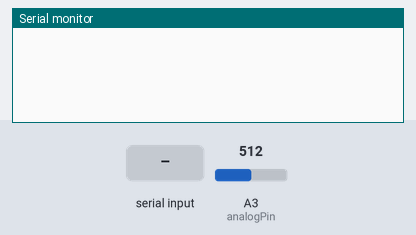
Bench run of a sketch on a simulated Arduino Uno, built with avr-gcc and run on an emulated ATmega328P. Shown: the last lines printed to the serial monitor. The inputs (shaded band) are chosen by the test bench; at power-on: A3 (analogPin) = 512.

Above: at 1.2 s.
1.3 s: "g" received over Serial
At 2.0 s:
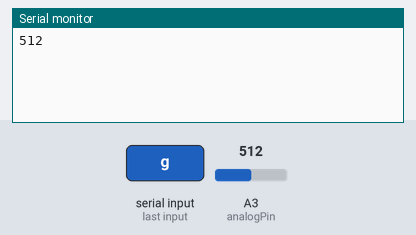
2.8 s: "c" received over Serial
At 3.2 s:
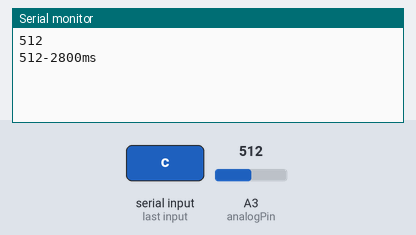

Measured:
- after the input at 1.3 s, the serial monitor: prints a new line at once (image 1)
- after the input at 2.8 s, the serial monitor: prints a new line at once (image 2)

The sketch:

arduinoCharInput.ino
```cpp
int analogPin = 3;
int data = 0;
char userInput;
unsigned long currentTime = 0;
unsigned long previousTime = 0;

void setup(){

  Serial.begin(9600);            //  setup serial

}

void loop(){

if(Serial.available()> 0){

    userInput = Serial.read();               // read user input

      if(userInput == 'g'){                  // if we get expected value
            data = analogRead(analogPin);    // read the input pin
            Serial.println(data);

      } // if user input 'g'

      if(userInput == 'c'){
            previousTime = currentTime;
            currentTime = millis();

            data = analogRead(analogPin);
            Serial.print(data);
            Serial.print('-');
            Serial.print(currentTime-previousTime);
            Serial.println("ms");

      } // if user input 'c'
   } // Serial.available
} // Void Loop
```
